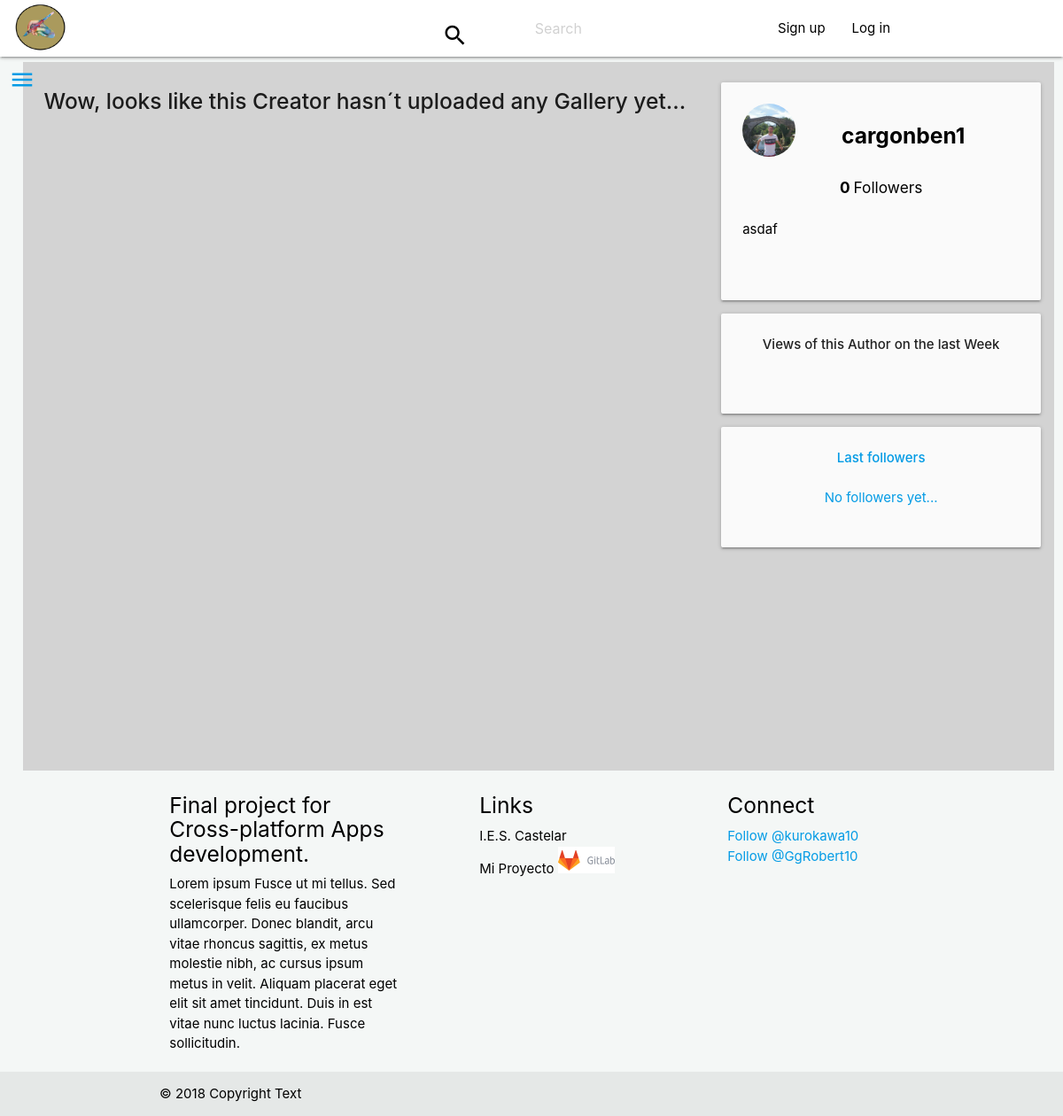
Screenshot of /cargonben1 with the database file from the repository.
### tables this page shows
CREATE TABLE `usuarios` (
  `id` int(11) NOT NULL,
  `username` varchar(40) NOT NULL,
  `email` varchar(40) NOT NULL,
  `nombre` varchar(20) NOT NULL,
  `apellido` varchar(20) NOT NULL,
  `birth_date` date NOT NULL,
  `profile_image` varchar(100) NOT NULL,
  `descripcion` varchar(500) DEFAULT NULL
);

### persistencia/Conexion.php (called while the page is built, shortened)
<?php
class Conexion {
    private static $instancia;
    private $dbh;
    private function __construct() {
        try {
            $host = "localhost";
            $database = "sketching";
            $usuario = "root";
            $password = "";
            $this->dbh = new PDO("mysql:host=$host;dbname=$database", $usuario, $password);
            if ($this->dbh) {
                $this->dbh->exec("SET CHARSET utf8");
                $this->dbh->query("SET NAMES 'utf8'");
            }
        } catch (Exception $ex) {
            echo "Error en la conexión $ex<br>";
            die();
        }
    }
    function preparar($sql) {
        return $this->dbh->prepare($sql);
    }
    public static function singleton_conexion() {
        if (!isset(self::$instancia)) {
            self::$instancia = new $miclase;
        }
        return self::$instancia;
    }
}

### persistencia/UsuarioDAO.php (called while the page is built, shortened)
<?php
require_once 'Conexion.php';
class UsuarioDAO
{
    private static $instancia;
    private $db;
    function __construct() {
        $this->db = Conexion::singleton_conexion();
    }
    public static function singletonUsuario() {
        if (!isset(self::$instancia)) {
            self::$instancia = new $miclase;
        }
        return self::$instancia;
    }
    public function getUserByName($userName)
    {
        try {
            $consulta="SELECT id, username, email, nombre, apellido, birth_date, profile_image, descripcion FROM usuarios WHERE username='" .$userName ."'";
            $query=$this->db->preparar($consulta);
            $query->execute();
            $tUsuarios=$query->fetchAll();
        } catch (Exception $ex) {
            echo "Se ha producido un error en getUnUsuario";
        }
        if (empty($tUsuarios)){
            $u=null;
        }
        else{
            $u=new Usuario($tUsuarios[0][0], $tUsuarios[0][1], $tUsuarios[0][2], $tUsuarios[0][3], $tUsuarios[0][4], $tUsuarios[0][5], $tUsuarios[0][6], $tUsuarios[0][7],null);
        }
        return $u;
    }
}

### objetos/Usuario.php (called while the page is built, shortened)
<?php
class Usuario{
    private $id;
    private $username;
    private $profile_image;
    private $descripcion;
    public function __construct($id, $username, $email, $nombre, $appelido, $birthDate, $profile_image, $descripcion, $acceso)
    {
        $this->id = $id;
        $this->username = $username;
        $this->profile_image = $profile_image;
        $this->descripcion = $descripcion;
    }
    public function getId()
    {
        return $this->id;
    }
    public function getUsername()
    {
        return $this->username;
    }
    public function getProfileImage()
    {
        return $this->profile_image;
    }
    public function getDescripcion()
    {
        return $this->descripcion;
    }
}

### interfaz/templates/Funciones.php (called while the page is built, shortened)
<?php
class Funciones {
    public static function showImageProfile($image, $root)
    {
        return $image;
    }
}

### persistencia/SubsDAO.php (called while the page is built, shortened)
<?php
require_once 'Conexion.php';
class SubsDAO
{
    private static $instancia;
    private $db;
    function __construct() {
        $this->db = Conexion::singleton_conexion();
    }
    public static function singletonSubs() {
        if (!isset(self::$instancia)) {
            self::$instancia = new $miclase;
        }
        return self::$instancia;
    }
    public function getLastSubsByAutor($username)
    {
        try {
            $consulta="SELECT subs.id, id_user, id_autor, tipo FROM subs LEFT JOIN usuarios ON subs.id_autor = usuarios.id
                          WHERE usuarios.username = '" . $username . "'  LIMIT 5";
            $query=$this->db->preparar($consulta);
            $query->execute();
            $lSubs=$query->fetchAll();
        } catch (Exception $ex) {
            echo "Se ha producido un error en getLastSubsByAutor";
        }
        $arraySubs = null;
        return $arraySubs;
    }
    public function countSubsByAutor($autorId)
    {
        try {
            $consulta="SELECT count(*) FROM subs WHERE id_autor = " . $autorId;
            $query=$this->db->preparar($consulta);
            $query->execute();
            $lSubs=$query->fetchAll();
        } catch (Exception $ex) {
            echo "Se ha producido un error en countSubsByAutor";
        }
        return $lSubs[0][0];
    }
}

### index.php (the view, shortened to what this page needs)
<?php
include_once 'persistencia/UsuarioDAO.php';
include_once 'persistencia/GaleriaDAO.php';
include_once 'persistencia/SubsDAO.php';
include_once 'objetos/Usuario.php';
include_once 'interfaz/templates/Funciones.php';
$usuarioDao = UsuarioDAO::singletonUsuario();
$subsDao = SubsDAO::singletonSubs();
$galeriaDao = GaleriaDAO::singletonGaleria();
$path = ltrim($_SERVER['REQUEST_URI'], '/');
$elements = explode('/', $path);
if(empty($elements[0])) {
} else{
    if(count($elements) >= 2){
        header('Location: ../index');
    }else{
        if(empty($elements[0]) || $elements[0] === 'index'){
        }else{
            $userSelec = $elements[0];
            $autor = $usuarioDao->getUserbyName($userSelec);
        }
    }
}
if(empty($_SESSION)){
    $profImageURL = null;
    $username = null;
}else{
    $username = $_SESSION['username'];
    $profileImage = $_SESSION['profileImage'];
    $profImageURL = 'interfaz/profile_images/profile_'.$profileImage;
}
include 'interfaz/templates/Template.php';
$template = new Template('');
?>
<!DOCTYPE html>
<html xmlns="http://www.w3.org/1999/html" xmlns="http://www.w3.org/1999/html">
<head>
    <link href="css/main.css" type="text/css" rel="stylesheet" media="screen,projection"/>
    <link href="css/estilo_menu.css" type="text/css" rel="stylesheet" media="screen,projection"/>
    <link type="text/css" rel="stylesheet" href="css/materialize.css"  media="screen,projection"/>
    <link type="text/css" rel="stylesheet" href="css/popup.css"  media="screen,projection"/>
</head>
<body>
    <?php echo $template->navBar($profImageURL); ?>
    <div class="columnaMenu" id="colmenu" >
        <?php echo $template->menu(); ?>
    </div>
    <div class="columnaMain" id="colmain">
        <?php if(empty($autor)){
            $numVisitas = $galeriaDao->countAllViews();
            $numGaleries = $galeriaDao->countGlerias();
            $numUsers = $usuarioDao->countUsers();
            $array = $usuarioDao->getTopFive();
            echo $template->indexDefault($numVisitas, $numUsers, $numGaleries, $array);
        }else{
            $galerias1 = $galeriaDao->getUltGaleriasByUser($autor->getUsername());
            ?>
        <div class="columnaPostLeft">
            <div class="row" id="alldata">
            <?php if(!empty($galerias1)){
                foreach ($galerias1 as $value) { ?>
                <div class="vikash" id="<?php echo $value->getId(); ?>">
                    <div class="col s12">
                        <div class="card large <?php
                        $userId = $usuarioDao->getIdByName($username);
                        $noSub = $subsDao->getSubTipo($userId, $autor->getId());
                        if( $value->getTipo() > $noSub && $autor->getUsername() !== $username ){ echo 'lock';} ?>">
                            <div class="card-image">
                                <a onclick="showPopUp(<?php echo "'".$username."'"; ?>, <?php echo "'".$autor->getUsername()."'"; ?>, <?php echo $value->getId(); ?>, <?php echo $value->getTipo(); ?>, <?php echo $noSub; ?>)">
                                    <img class="responsive-img materialboxed" src="interfaz/galerias/<?php echo $autor->getUsername().'/'.$value->getId().'/0.jpg'; ?>">
                                    <span class="card-title popup" style="top: 0;bottom: auto; left: 40%">
                                        <strong>
                                        <?php if($value->getTipo() == 1){
                                            echo '1€ sub';
                                        }elseif ($value->getTipo() == 3){
                                            echo '3€ sub';
                                        }elseif ($value->getTipo() == 5){
                                            echo '5€ sub';
                                        }else{
                                            echo 'Public';
                                        } ?> Gallery</strong>
                                        <span class="popuptext" id="myPopup<?php echo $value->getId(); ?>">You aren't subscribed to this content!</span>
                                    </span>
                                    <span class="card-title"><strong><?php echo $value->getVisitas(); ?> Views</strong></span>
                                </a>
                            </div>
                            <div class="card-content">
                                <a onclick="showPopUp(<?php echo "'".$username."'"; ?>, <?php echo "'".$autor->getUsername()."'"; ?>, <?php echo $value->getId(); ?>, <?php echo $value->getTipo(); ?>, <?php echo $noSub; ?>)">
                                    <h5><?php echo $value->getNombre(); ?></h5>
                                </a>
                            </div>
                        </div>
                    </div>
                </div>
            <?php }
            }else{ ?>
                <h5 class="center"><strong>Wow, looks like this Creator hasn´t uploaded any Gallery yet...</strong></h5>
           <?php } ?>
            </div>
        </div>
        <div class="columnaPostRight">
            <div class="card-panel grey lighten-5 z-depth-1 col s12">
                <div class="row valign-wrapper">
                    <div class="col s4">
                        <img class="circle" src="<?php echo Funciones::showImageProfile('interfaz/profile_images/profile_' . $autor->getProfileImage(), ''); ?>" width="60px" height="60px">
                    </div>
                    <div class="col s8">
                        <span class="black-text">
                            <h5>
                                <b id="autor_name">
                                    <?php echo $autor->getUsername(); ?>
                                </b>
                            </h5>
                        </span>
                    </div>
                </div>
                <div class="col s12">
                    <span class="black-text center-align">
                            <h6>
                                <b>
                                    <?php
                                    $sub = $subsDao->countSubsByAutor($autor->getId());
                                    echo $sub; ?>
                                </b>
                                Followers<br><br>
                            </h6>
                        <?php  if(empty($autor->getDescripcion())){
                            echo 'This creator doesn´t have any description yet...';
                        }else{
                            echo $autor->getDescripcion();
                        } ?>
                    </span>
                </div>
                <br>
                <br>
            </div>
            <div class="card-panel grey lighten-5 z-depth-1 col s12">
                <div class="row valign-wrapper">
                    <div class="col s12 center">
                        <p><strong>Views of this Author on the last Week</strong></p>
                        <br>
                    </div>
                </div>
            </div>
            <div class="card-panel grey lighten-5 z-depth-1 col s12">
                <div class="row valign-wrapper">
                    <div class="col s12 center">
                        <a href="interfaz/publico/follows?follow=by&autor=<?php echo $userSelec; ?>">
                            <p><strong>Last followers</strong></p>
                            <br>
                            <div>
                                <?php
                                $listaFollowers = $subsDao->getLastSubsByAutor($autor->getUsername());
                                if($listaFollowers == null){
                                    ?>
                                    <p>No followers yet...</p>
                                    <?php
                                }else{
                                foreach ($listaFollowers as $value){
                                    $follower = $usuarioDao->getUsuario($value->getUser()) ?>
                                <div class="col s2-5">
                                    <a href="<?php echo $follower->getUsername(); ?>">
                                        <img class="circle" src="<?php echo Funciones::showImageProfile('interfaz/profile_images/profile_' . $follower->getProfileImage(), ''); ?>" width="60px" height="60px">
                                    </a>
                                </div>
                                <?php } } ?>
                            </div>
                        </a>
                    </div>
                </div>
            </div>
        </div>
         <?php } ?>
    </div>
    <?php echo $template->footer(); ?>
</body>
</html>

### css/main.css (style rules this page uses)
.columnaMenu { margin-top: 65px; padding-right: 5px; padding-bottom: 5px; float: left; width: 14%; height: 100%; text-align: justify; position: fixed; }
.columnaMain { padding: 5px; margin-top: 70px; margin-left: 10px; margin-right: 10px; margin-bottom: 10px; float: right; width: 82%; min-height: 800px; text-align: justify; background-color: lightgray; }
.columnaPostLeft { padding: 10px; margin: auto; float: left; width: 66%; align-content: center; text-align: justify; }
.columnaPostRight { padding: 10px; margin: auto; float: right; width: 33%; align-content: center; text-align: justify; }
div { margin: auto; display: block; }

### css/estilo_menu.css (style rules this page uses)
* { margin: 0px; padding: 0px; -webkit-box-sizing:border-box; -moz-box-sizing:border-box; box-sizing:border-box; }
a { text-decoration: none; color: #fff; }

### rows the page displays
usuarios: profile_image (picture), username "cargonben1", descripcion "asdaf"

### other values shown
$sub "0"
